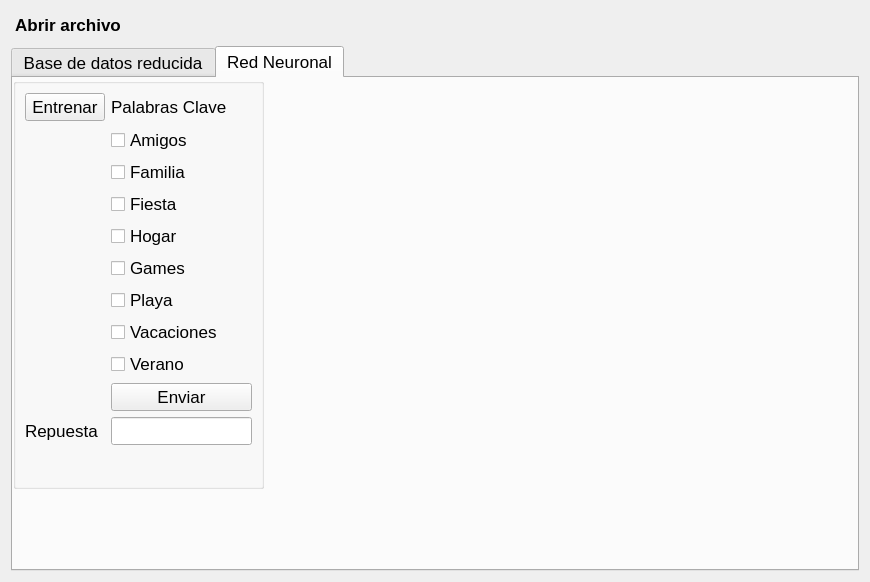
<?xml version="1.0" encoding="UTF-8"?>
<ui version="4.0">
 <class>Form</class>
 <widget class="QWidget" name="Form">
  <property name="geometry">
   <rect>
    <x>0</x>
    <y>0</y>
    <width>870</width>
    <height>582</height>
   </rect>
  </property>
  <property name="maximumSize">
   <size>
    <width>1000</width>
    <height>1000</height>
   </size>
  </property>
  <property name="windowTitle">
   <string>Form</string>
  </property>
  <property name="styleSheet">
   <string notr="true"/>
  </property>
  <layout class="QHBoxLayout" name="horizontalLayout">
   <item>
    <layout class="QGridLayout" name="gridLayout">
     <item row="0" column="2">
      <spacer name="horizontalSpacer">
       <property name="orientation">
        <enum>Qt::Horizontal</enum>
       </property>
       <property name="sizeHint" stdset="0">
        <size>
         <width>40</width>
         <height>20</height>
        </size>
       </property>
      </spacer>
     </item>
     <item row="1" column="1">
      <widget class="Line" name="line">
       <property name="orientation">
        <enum>Qt::Horizontal</enum>
       </property>
      </widget>
     </item>
     <item row="0" column="0" rowspan="2">
      <widget class="QPushButton" name="ButtonAbrir">
       <property name="sizePolicy">
        <sizepolicy hsizetype="Minimum" vsizetype="Fixed">
         <horstretch>0</horstretch>
         <verstretch>0</verstretch>
        </sizepolicy>
       </property>
       <property name="minimumSize">
        <size>
         <width>54</width>
         <height>26</height>
        </size>
       </property>
       <property name="font">
        <font>
         <pointsize>13</pointsize>
         <weight>75</weight>
         <bold>true</bold>
        </font>
       </property>
       <property name="text">
        <string>Abrir archivo</string>
       </property>
       <property name="checkable">
        <bool>false</bool>
       </property>
       <property name="autoRepeat">
        <bool>false</bool>
       </property>
       <property name="default">
        <bool>true</bool>
       </property>
       <property name="flat">
        <bool>true</bool>
       </property>
      </widget>
     </item>
     <item row="2" column="0" colspan="3">
      <widget class="QTabWidget" name="tabWidget">
       <property name="maximumSize">
        <size>
         <width>1000</width>
         <height>1000</height>
        </size>
       </property>
       <property name="font">
        <font>
         <pointsize>13</pointsize>
        </font>
       </property>
       <property name="currentIndex">
        <number>1</number>
       </property>
       <widget class="QWidget" name="tab">
        <attribute name="title">
         <string>Base de datos reducida</string>
        </attribute>
        <layout class="QGridLayout" name="gridLayout_2">
         <item row="0" column="2">
          <widget class="QPushButton" name="BtnPClave">
           <property name="text">
            <string>Buscar</string>
           </property>
          </widget>
         </item>
         <item row="0" column="7">
          <widget class="QPushButton" name="BtnGenerar">
           <property name="font">
            <font>
             <pointsize>9</pointsize>
            </font>
           </property>
           <property name="text">
            <string>Generar</string>
           </property>
          </widget>
         </item>
         <item row="0" column="1">
          <widget class="QLineEdit" name="FiltrarPalabra">
           <property name="text">
            <string/>
           </property>
          </widget>
         </item>
         <item row="0" column="8">
          <widget class="QPushButton" name="BtnGuardar">
           <property name="text">
            <string>Guardar</string>
           </property>
          </widget>
         </item>
         <item row="1" column="0" colspan="12">
          <widget class="QTableWidget" name="tableWidget"/>
         </item>
         <item row="0" column="11">
          <spacer name="horizontalSpacer_2">
           <property name="orientation">
            <enum>Qt::Horizontal</enum>
           </property>
           <property name="sizeHint" stdset="0">
            <size>
             <width>40</width>
             <height>20</height>
            </size>
           </property>
          </spacer>
         </item>
         <item row="0" column="9">
          <widget class="QPushButton" name="BtnWordCloud">
           <property name="text">
            <string>WordCloud</string>
           </property>
          </widget>
         </item>
         <item row="0" column="5" colspan="2">
          <widget class="QSpinBox" name="spinBox"/>
         </item>
         <item row="0" column="4">
          <widget class="QLabel" name="label">
           <property name="text">
            <string>Columnas</string>
           </property>
          </widget>
         </item>
         <item row="0" column="10">
          <widget class="QPushButton" name="BtnHistograma">
           <property name="text">
            <string>Histograma</string>
           </property>
          </widget>
         </item>
        </layout>
       </widget>
       <widget class="QWidget" name="tab_2">
        <attribute name="title">
         <string>Red Neuronal</string>
        </attribute>
        <widget class="QGroupBox" name="formGroupBox">
         <property name="geometry">
          <rect>
           <x>0</x>
           <y>0</y>
           <width>251</width>
           <height>411</height>
          </rect>
         </property>
         <layout class="QFormLayout" name="formLayout">
          <item row="0" column="0">
           <widget class="QPushButton" name="BtnEntrenar">
            <property name="text">
             <string>Entrenar</string>
            </property>
           </widget>
          </item>
          <item row="0" column="1">
           <widget class="QLabel" name="label_3">
            <property name="text">
             <string>Palabras Clave</string>
            </property>
           </widget>
          </item>
          <item row="13" column="1">
           <widget class="QPushButton" name="BtnEnviar">
            <property name="text">
             <string>Enviar</string>
            </property>
           </widget>
          </item>
          <item row="14" column="0">
           <widget class="QLabel" name="label_2">
            <property name="text">
             <string>Repuesta</string>
            </property>
           </widget>
          </item>
          <item row="14" column="1">
           <widget class="QLineEdit" name="lineEditAns"/>
          </item>
          <item row="1" column="1">
           <widget class="QCheckBox" name="checkBoxAmigos">
            <property name="text">
             <string>Amigos</string>
            </property>
           </widget>
          </item>
          <item row="2" column="1">
           <widget class="QCheckBox" name="checkBoxFamilia">
            <property name="text">
             <string>Familia</string>
            </property>
           </widget>
          </item>
          <item row="3" column="1">
           <widget class="QCheckBox" name="checkBoxFiesta">
            <property name="text">
             <string>Fiesta</string>
            </property>
           </widget>
          </item>
          <item row="4" column="1">
           <widget class="QCheckBox" name="checkBoxHogar">
            <property name="text">
             <string>Hogar</string>
            </property>
           </widget>
          </item>
          <item row="5" column="1">
           <widget class="QCheckBox" name="checkBoxGames">
            <property name="text">
             <string>Games</string>
            </property>
           </widget>
          </item>
          <item row="6" column="1">
           <widget class="QCheckBox" name="checkBoxPlaya">
            <property name="text">
             <string>Playa</string>
            </property>
           </widget>
          </item>
          <item row="7" column="1">
           <widget class="QCheckBox" name="checkBoxVacaciones">
            <property name="text">
             <string>Vacaciones</string>
            </property>
           </widget>
          </item>
          <item row="8" column="1">
           <widget class="QCheckBox" name="checkBoxVerano">
            <property name="text">
             <string>Verano</string>
            </property>
           </widget>
          </item>
         </layout>
        </widget>
       </widget>
      </widget>
     </item>
    </layout>
   </item>
  </layout>
 </widget>
 <resources/>
 <connections/>
</ui>
